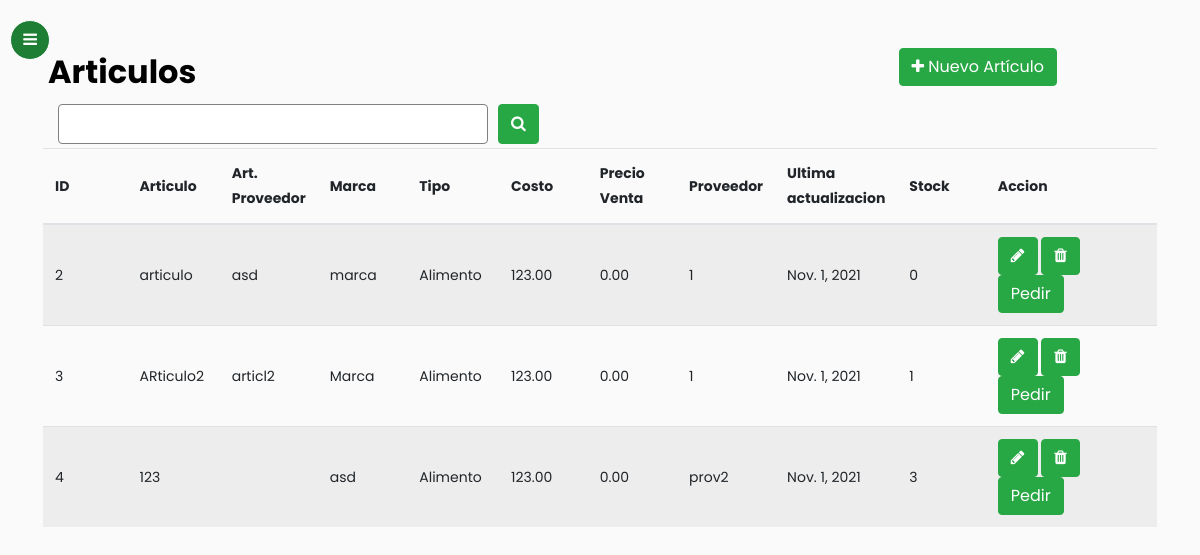
The app's page /almacenes/ (signed in), older data.
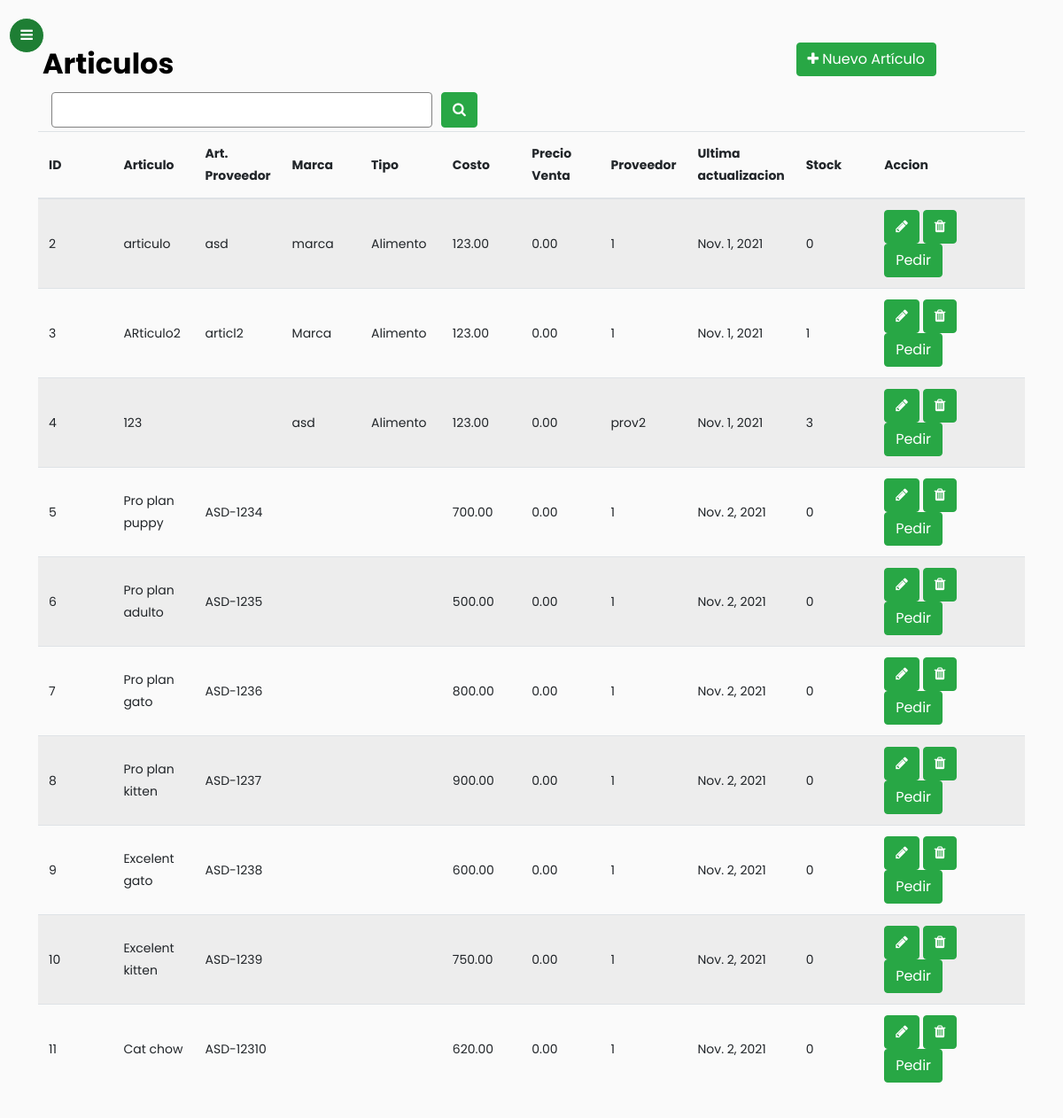
The same page, newer data.
### gestionStock/models.py (models this page shows)
class Articulos(models.Model):
    descripcion = models.TextField(max_length = 30)
    stock = models.IntegerField(default = 0)
    marca = models.TextField(max_length = 30, null= True, blank = True, default = "")
    tipo = models.TextField(max_length = 30,  choices = TIPO_CHOICES, blank= True, default = "")
    articulo_proveedor = models.TextField(max_length = 30, blank = True, default = "", null = True)
    proveedor = models.ForeignKey(Proveedores, on_delete = models.CASCADE)
    precio_costo = models.DecimalField(max_digits=14, decimal_places=2, default = 0)
    precio_vta = models.DecimalField(max_digits=14, decimal_places=2, default = 0)
    fecha_actualizacion = models.DateField(default=timezone.now)
    class Meta:
        verbose_name_plural = "Articulos"

class Proveedores(models.Model):
    razon_social = models.TextField(max_length = 30)
    cuit = models.TextField(max_length = 30)
    direccion = models.TextField(max_length = 30, blank = True, default = "")
    telefono = models.TextField(max_length = 30, blank = True, default = "")
    email = models.EmailField(blank = True, default = "")
    localidad = models.ForeignKey(Localidades, on_delete = models.CASCADE, null= True)
    class Meta:
        verbose_name_plural = "Proveedores"
    def __str__(self):
        return self.razon_social

### gestionStock/views.py (the view)
# urls.py: path('almacenes/',login_required(views.ArticulosList.as_view()), name="articulo_list"),
class ArticulosList(ListView):
    model = Articulos
    queryset = model.objects.all()
    context_object_name = "articulos"
    template_name = "almacen.html"
    paginate_by = 20
    def get_queryset(self): # new
        query = self.request.GET.get('buscar')
        print(query)
        if query:
            object_list = Articulos.objects.filter(
                Q(descripcion__icontains  = query) | Q(proveedor__razon_social__icontains=query))
        else:
            object_list = Articulos.objects.all()
        return object_list

### gestionStock/templates/almacen.html (shortened to what this page needs)
{% extends "base.html" %}
{% load static %}
{% block content %}
<div class="container-lg">
            <div class="table-title">
                <div class="row">
                    <div class="col-sm-9"><h2><b>Articulos</b></h2></div>
                    <div class="col-sm-3">
                       <a href="{% url 'articulo_create' %}"><button type="button" class="btn btn-success add-new"><i class="fa fa-plus"></i> Nuevo Artículo</button></a>
                    </div>
                </div>
            </div>
            <form method="GET">
                <div class="input-group">
                    <div class="form-row col-md-5">
                      <input id="search-focus col-sm-9" type="search" id="form" class="form-control" name="buscar"/>
                    </div>
                    <button type="submit" class="btn btn-success">
                      <i class="fa fa-search"></i>
                    </button>
                  </div>
            </form>
            <div class="form-row">
            <table class="table table-striped mt-1">
                <thead>
                    <tr>
                        <th class="align-middle col-sm-1">ID</th>
                        <th class="align-middle col-sm-1">Articulo</th>
                        <th class="align-middle col-sm-1">Art. Proveedor</th>
                        <th class="align-middle col-sm-1">Marca</th>
                        <th class="align-middle col-sm-1">Tipo</th>
                        <th class="align-middle col-sm-1">Costo</th>
                        <th class="align-middle col-sm-1">Precio Venta</th>
                        <th class="align-middle col-sm-1">Proveedor</th>
                        <th class="align-middle col-sm-1">Ultima actualizacion</th>
                        <th class="align-middle col-sm-1">Stock</th>
                        <th class="align-middle col-sm-2">Accion</th>
                    </tr>
                </thead>
                <tbody>
                    {% for articulo in articulos %}
                    <tr>
                        <td class="align-middle col-sm-1">{{articulo.id}}</td>
                        <td class="align-middle col-sm-1">{{articulo.descripcion}}</td>
                        <td class="align-middle col-sm-1">{{articulo.articulo_proveedor}}</td>
                        <td class="align-middle col-sm-1">{{articulo.marca}}</td>
                        <td class="align-middle col-sm-1">{{articulo.tipo}}</td>
                        <td class="align-middle col-sm-1">{{articulo.precio_costo}}</td>
                        <td class="align-middle col-sm-1">{{articulo.precio_vta}}</td>
                        <td class="align-middle col-sm-1">{{articulo.proveedor}}</td>
                        <td class="align-middle col-sm-1">{{articulo.fecha_actualizacion}}</td>
                        <td class="align-middle col-sm-1">{{articulo.stock}}</td>
                        <td class="align-middle col-sm-2">
                            <a href="{% url 'articulo_update' articulo.id %}"><button type="button" class="btn btn-success add-new btn-xs"><i class="fa fa-pencil fa-xs" aria-hidden="true"></i></button></a>
                            <a href="{% url 'articulo_delete' articulo.id %}"><button type="button" class="btn btn-success add-new btn-xs"><i class="fa fa-trash fa-xs" aria-hidden="true"></i></button></a>
                            <a href="{% url 'ordenCompraAdd' articulo.id %}"><button type="button" class="btn btn-success add-new btn-xs"> Pedir </button></a>
                        </td>
                    </tr>
                    {% endfor %}
                </tbody>
            </table>
</div>
{% endblock %}

### gestionStock/templates/base.html (shortened to what this page needs)
<!doctype html>
<html lang="en-us">
  <head>
	{% load static %}
	<link rel="stylesheet" href="https://stackpath.bootstrapcdn.com/font-awesome/4.7.0/css/font-awesome.min.css">
	<link href="{% static 'css/bootstrap.min.css' %}" rel="stylesheet">
	<link rel="stylesheet" href="{% static 'css/style.css' %}">
  </head>
  <body>
		<div class="wrapper d-flex align-items-stretch">
			<nav id="sidebar" class="active bg-success pb-5 position-fixed" style="height: 100%;">
				<div class="custom-menu">
					<button type="button" id="sidebarCollapse" class="btn btn-success active border-white" onclick="devolver()">
	          			<i class="fa fa-bars border-white"></i>
	        		</button>
        		</div>
    		</nav>
			<div id="content" class="p-4 p-md-5 pt-5">
			{% block content %}
			{% endblock %}
		</div>
		</div>
  	</body>
</html>

### gestionStock/templates/almacen.html (style rules this page uses)
.form-control { border: 1px; border-color: gray; border-style: solid; }
.form-control::placeholder { color: grey; }
.align-middle { overflow: auto; }

Row changes from the older to the newer data that the page shows:
added Articulos: id "5", descripcion "Pro plan puppy", articulo_proveedor "ASD-1234", precio_costo "700.00", precio_vta "0.00", proveedor "1", fecha_actualizacion "Nov. 2, 2021", stock "0"
added Articulos: id "6", descripcion "Pro plan adulto", articulo_proveedor "ASD-1235", precio_costo "500.00", precio_vta "0.00", proveedor "1", fecha_actualizacion "Nov. 2, 2021", stock "0"
added Articulos: id "7", descripcion "Pro plan gato", articulo_proveedor "ASD-1236", precio_costo "800.00", precio_vta "0.00", proveedor "1", fecha_actualizacion "Nov. 2, 2021", stock "0"
added Articulos: id "8", descripcion "Pro plan kitten", articulo_proveedor "ASD-1237", precio_costo "900.00", precio_vta "0.00", proveedor "1", fecha_actualizacion "Nov. 2, 2021", stock "0"
added Articulos: id "9", descripcion "Excelent gato", articulo_proveedor "ASD-1238", precio_costo "600.00", precio_vta "0.00", proveedor "1", fecha_actualizacion "Nov. 2, 2021", stock "0"
added Articulos: id "10", descripcion "Excelent kitten", articulo_proveedor "ASD-1239", precio_costo "750.00", precio_vta "0.00", proveedor "1", fecha_actualizacion "Nov. 2, 2021", stock "0"
added Articulos: id "11", descripcion "Cat chow", articulo_proveedor "ASD-12310", precio_costo "620.00", precio_vta "0.00", proveedor "1", fecha_actualizacion "Nov. 2, 2021", stock "0"
